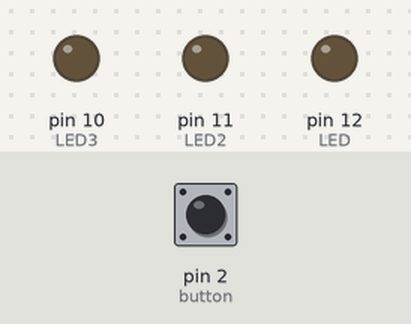
A sketch run on a simulated Arduino Uno, built with avr-gcc and run on an emulated ATmega328P. Shown: output pins drawn as LEDs (lit = HIGH). Dashed ring = blinking. The inputs (shaded band) are chosen by the test bench; at power-on: pin 2 (button) LOW.

Above: at 1.2 s.
1.3 s: pin 2 (button) pulled HIGH for 0.15 s
At 1.46 s:
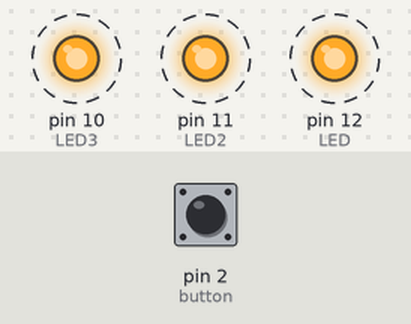
3.0 s: pin 2 (button) pulled HIGH for 1 s
At 5.3 s:
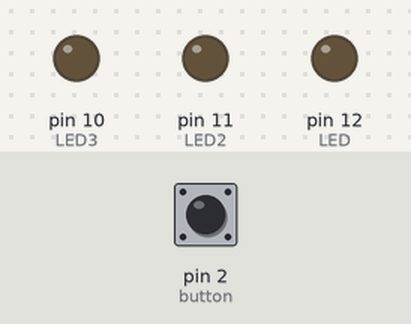
6.0 s: pin 2 (button) pulled HIGH for 3.2 s
At 9.15 s:
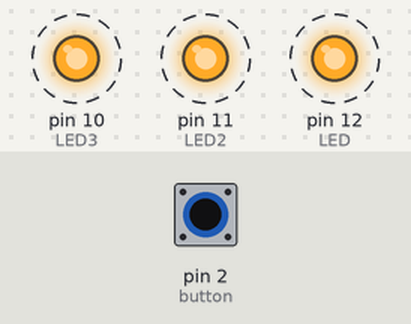
Timing chart, 0 to 10.8 s (numbered marks = the images above; inputs shaded):
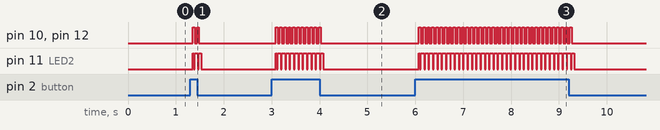

Measured:
- after the input at 1.3 s, pin 10 (LED3), pin 12 (LED): alternates HIGH for 0.04 s and LOW for 0.05 s, 4 changes in all, then stays LOW, starting after 0.05 s; pin 11 (LED2): alternates HIGH for 0.05 s and LOW for 0.02 s, 6 changes in all, then stays LOW, starting after 0.05 s
- after the input at 3.0 s, pin 10 (LED3), pin 12 (LED): alternates HIGH for 0.04 s and LOW for 0.05 s, 22 changes in all, then stays LOW, starting after 0.08 s; pin 11 (LED2): alternates HIGH for 0.07 s and LOW for 0.02 s, 24 changes in all, then stays LOW, starting after 0.08 s
- after the input at 6.0 s, pin 10 (LED3), pin 12 (LED): alternates HIGH for 0.04 s and LOW for 0.05 s, 72 changes in all, then stays LOW, starting after 0.07 s; pin 11 (LED2): alternates HIGH for 0.07 s and LOW for 0.02 s, 74 changes in all, then stays LOW, starting after 0.07 s

The sketch:

SS6_Loop.ino
```cpp
const int button = 2;
const int LED = 12;
const int LED2 = 11;
const int LED3 = 10;
const int LED4 = 9;
const int LED5 = 8;
const int LED6 = 7;

int buttonState = 0;

void setup() {
  pinMode(LED, OUTPUT);
  pinMode(LED2, OUTPUT);
  pinMode(LED3, OUTPUT);
  pinMode(button, INPUT);

}

void loop() {
   buttonState = digitalRead(button);
  delay (50);


  if (buttonState == HIGH) {
    digitalWrite(LED, HIGH);
    digitalWrite(LED2, HIGH);
    digitalWrite(LED3, HIGH);
    digitalWrite(LED4, HIGH);
    digitalWrite(LED5, HIGH );
    digitalWrite(LED6, HIGH);

    delay (20);
    digitalWrite(LED, LOW);
    digitalWrite(LED5, HIGH);
    digitalWrite(LED4, LOW);
    digitalWrite(LED3, HIGH);
    digitalWrite(LED2, LOW );
    digitalWrite(LED, HIGH);

    delay (20);
    digitalWrite(LED, HIGH);
    digitalWrite(LED5, LOW);
    digitalWrite(LED4, HIGH);
    digitalWrite(LED3, LOW);
    digitalWrite(LED2, HIGH );
    digitalWrite(LED, LOW);


  } else {
    digitalWrite(LED, LOW);
    digitalWrite(LED2, LOW);
    digitalWrite(LED3, LOW);
    digitalWrite(LED4, LOW);
    digitalWrite(LED5, LOW);
    digitalWrite(LED6, LOW);
    digitalWrite(LED, LOW);
  }
}
```
